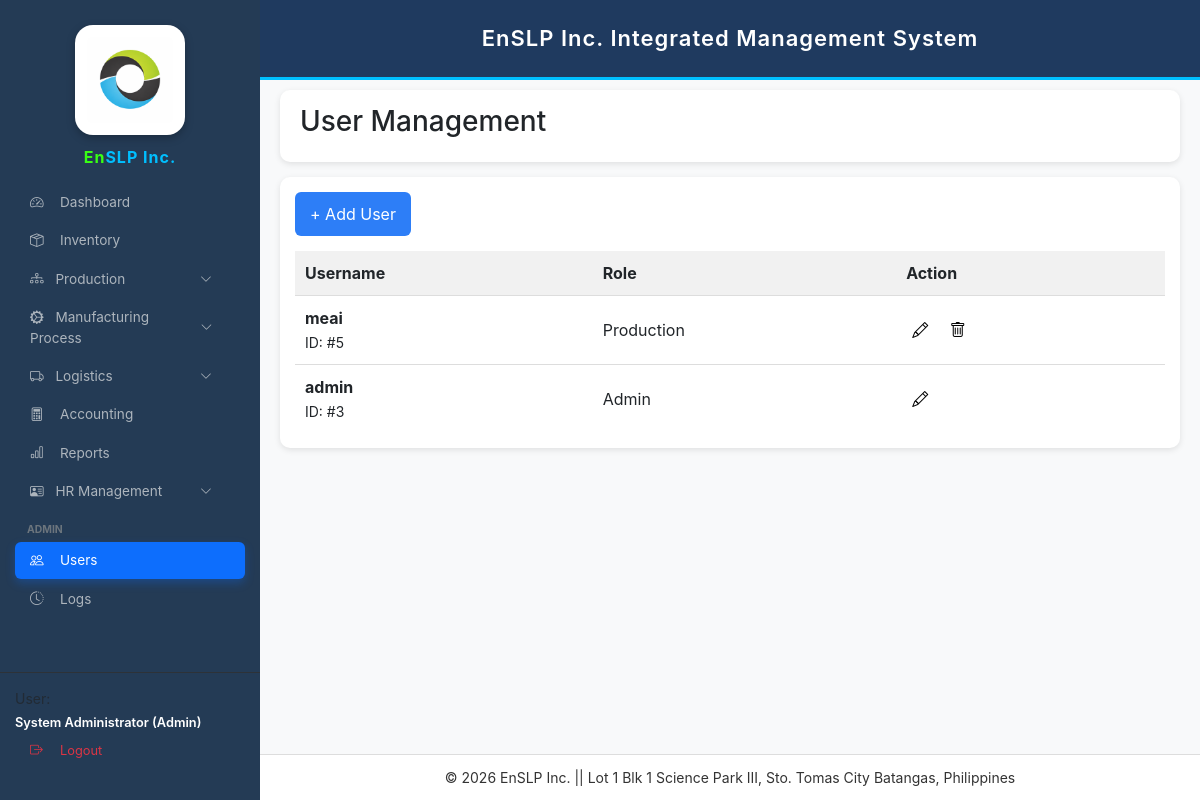
Page /users.php (signed in) on the earlier database version.
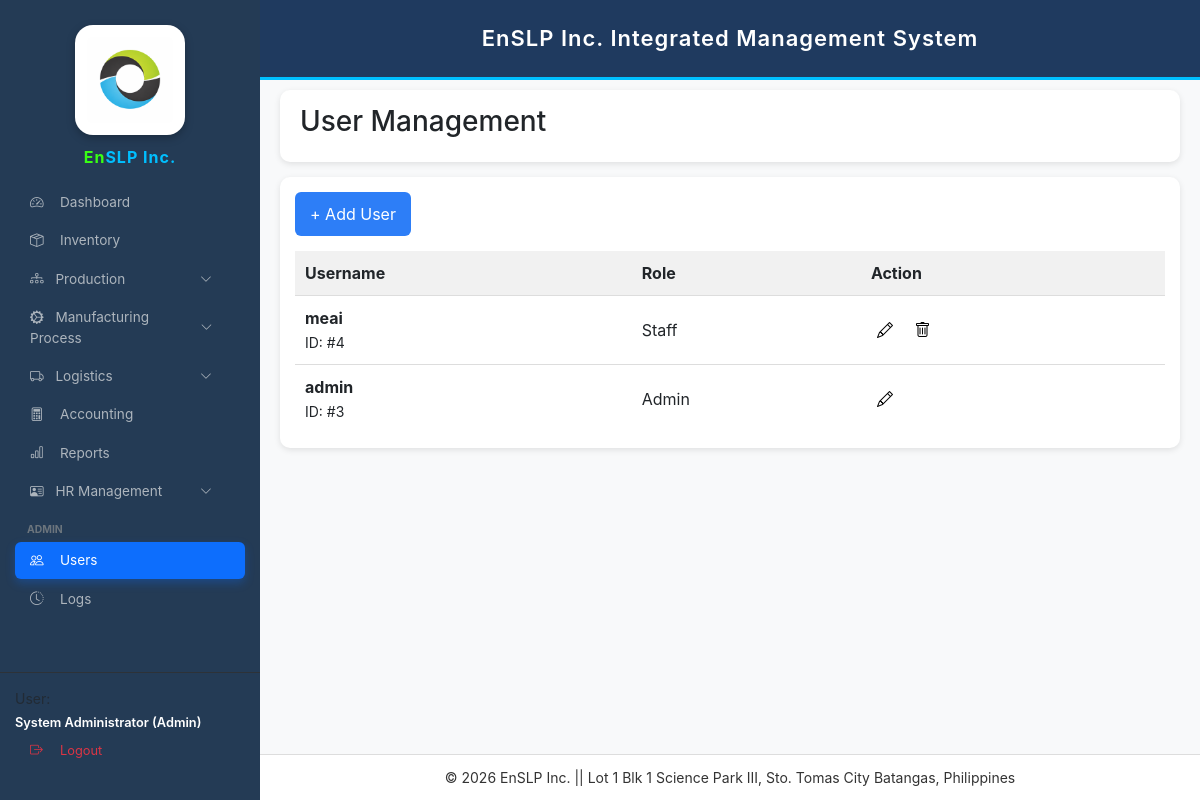
Same page on the later database version.
### tables this page shows
CREATE TABLE `users` (
  `id` int(11) NOT NULL,
  `username` varchar(50) NOT NULL,
  `full_name` varchar(100) DEFAULT NULL,
  `password` varchar(255) DEFAULT NULL,
  `role` varchar(20) DEFAULT 'Admin',
  `status` varchar(20) DEFAULT 'active'
);

### users.php (the view, shortened to what this page needs)
<?php
include 'config.php';
?>
<!DOCTYPE html>
<html lang="en">
<head>
<link href="https://cdn.jsdelivr.net/npm/bootstrap@5.3.0/dist/css/bootstrap.min.css" rel="stylesheet">
<link rel="stylesheet" href="https://cdn.jsdelivr.net/npm/bootstrap-icons@1.11.0/font/bootstrap-icons.css">
</head>
<body>
<?php include 'sidebar.php'; ?>
<?php include "header.php"; ?>
<div class="main-content">
    <div class="title-card">
        <h3>User Management</h3>
    </div>
    <div class="table-card">
        <div style="margin-bottom:15px;">
            <button class="btn-primary-custom" data-bs-toggle="modal" data-bs-target="#addUserModal">
                + Add User
            </button>
        </div>
        <div class="table-responsive">
            <table>
                <thead>
                    <tr>
                        <th>Username</th>
                        <th>Role</th>
                        <th>Action</th>
                    </tr>
                </thead>
                <tbody>
                <?php
                $users = $conn->query("SELECT * FROM users ORDER BY id DESC");
                while($row = $users->fetch(PDO::FETCH_ASSOC)):
                ?>
                <tr>
                    <td>
                        <strong><?= htmlspecialchars($row['username']) ?></strong><br>
                        <small>ID: #<?= $row['id'] ?></small>
                    </td>
                    <td><?= htmlspecialchars($row['role']) ?></td>
                    <td>
                        <button class="icon-btn"
                        onclick="openEditModal('<?= $row['id'] ?>','<?= htmlspecialchars($row['username']) ?>','<?= $row['role'] ?>')">
                        <i class="bi bi-pencil"></i>
                        </button>
                        <?php if($row['id'] != $_SESSION['user_id']): ?>
                        <button class="icon-btn"
                        onclick="confirmDelete(<?= $row['id'] ?>,'<?= htmlspecialchars($row['username']) ?>')">
                        <i class="bi bi-trash"></i>
                        </button>
                        <?php endif; ?>
                    </td>
                </tr>
                <?php endwhile; ?>
                </tbody>
            </table>
        </div>
    </div>
</div>
<?php include 'footer.php'; ?>
</body>
</html>

Differences in the rows shown:
removed users: username "meai", id "5", role "Production"
added users: username "meai", id "4", role "Staff"
